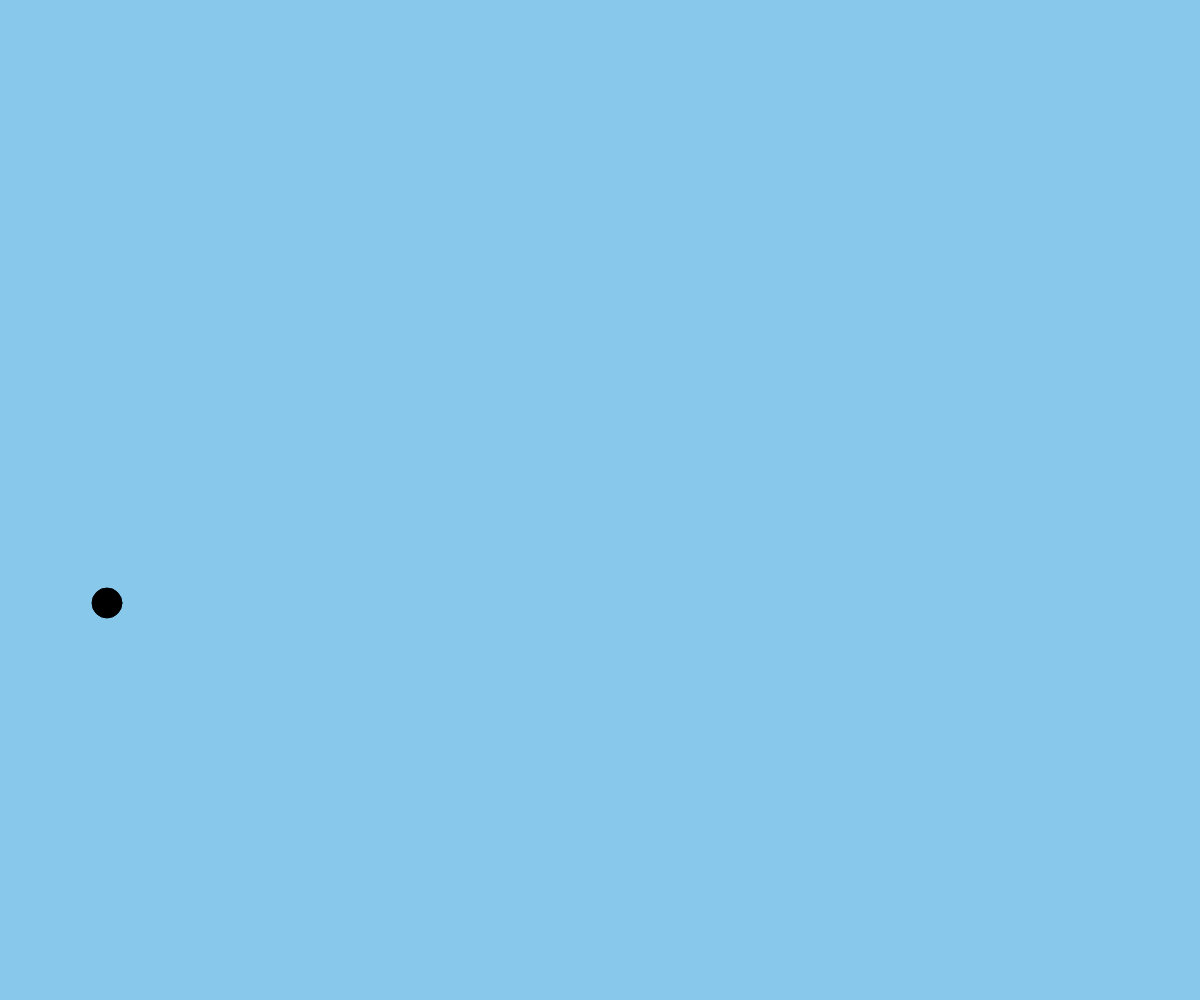
Frame 1 (no input)
Frame 60 (no input): blank canvas, image omitted
Frame 120 (the mouse pressed at the canvas centre since frame 60): blank canvas, image omitted

The p5.js sketch that drew this single still picture (run headless with seeded random() and noise() and a simulated clock; from frame 60 on, the mouse is pressed at the canvas centre):

// p5.js sketch
// ── sketch.js
/*var x = 20;
var y = 600;

function setup() {
  createCanvas(windowWidth,windowHeight);
}

function draw() {
  background(153,230,235);

  ellipse(x++,y--,30,30);

  if (y < 500) {
    ellipse(x++,x,30,30);
  }/*/

var x = 100;
var y = 600;
var xspeed = 7;
var yspeed = 3;

function setup () {
  createCanvas(windowWidth,windowHeight);
}

function draw() {
  background(135,200,235);

//Move the ball according to its speed. from Nature of Code
  x = x + xspeed;
  y = y + yspeed;

//Check for bouncing. from Nature of Code (modified)
  if ((x > width) || (x < 0)) {
    xspeed = xspeed * -1;
  }
  if ((y > height) || (y < 600)) {
    yspeed = yspeed * -1;
  }

  stroke(0);
  fill(0);
//Display the ball at the location (x,y).
  ellipse(x,y,30,30);
}
